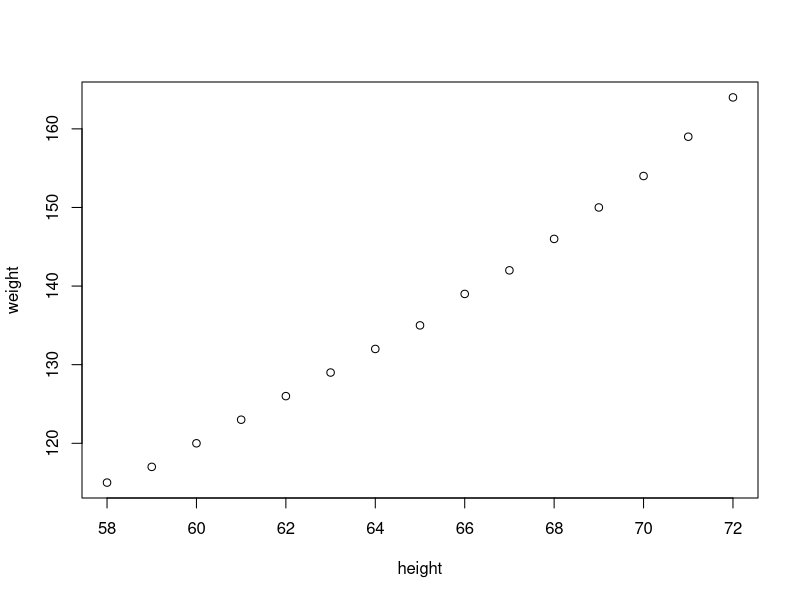
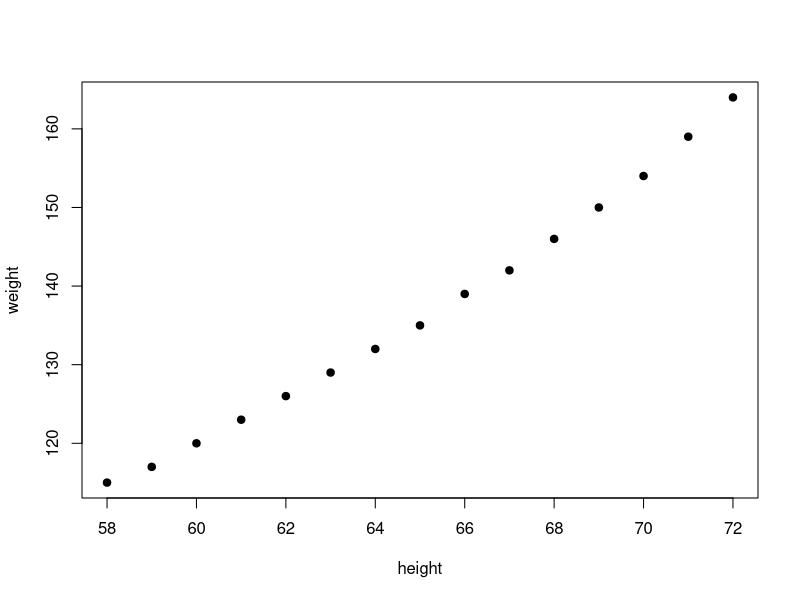
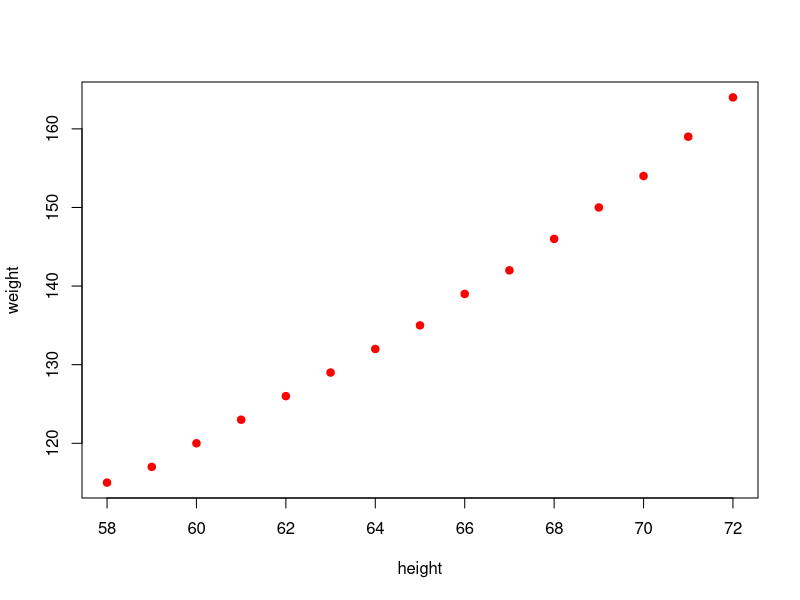
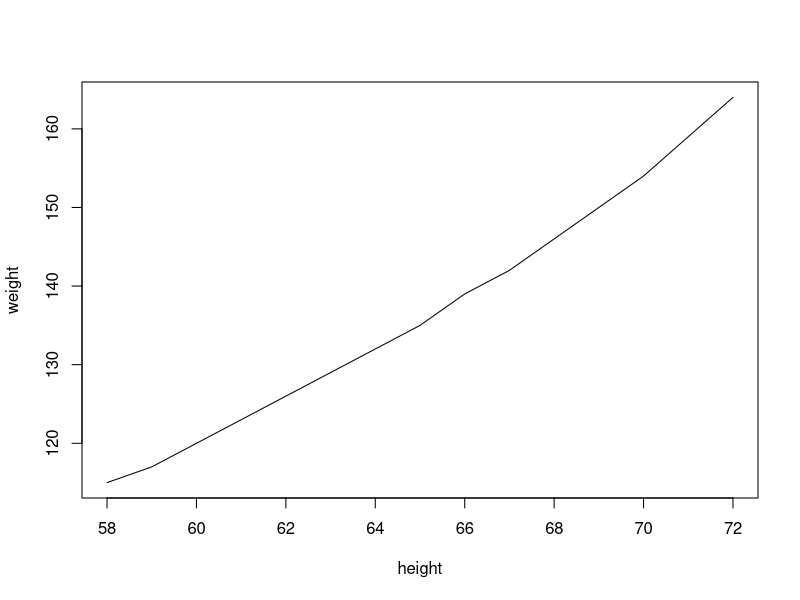
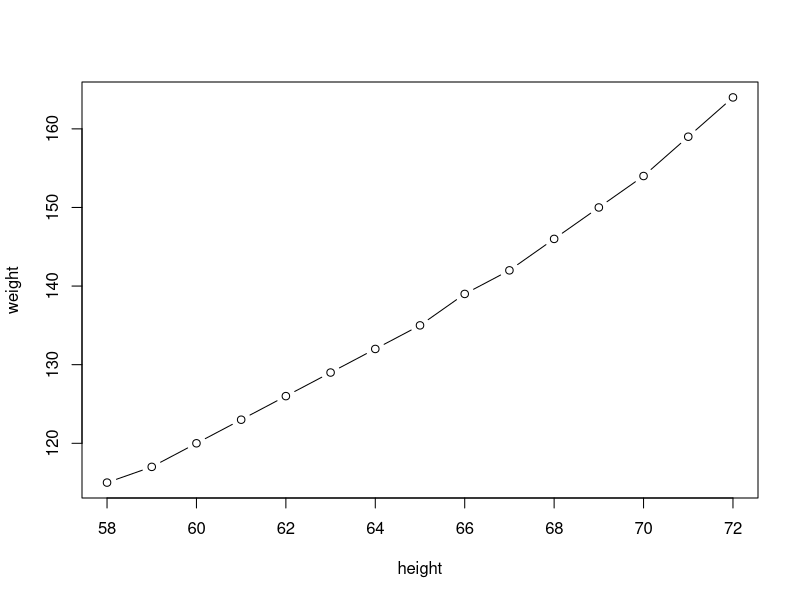
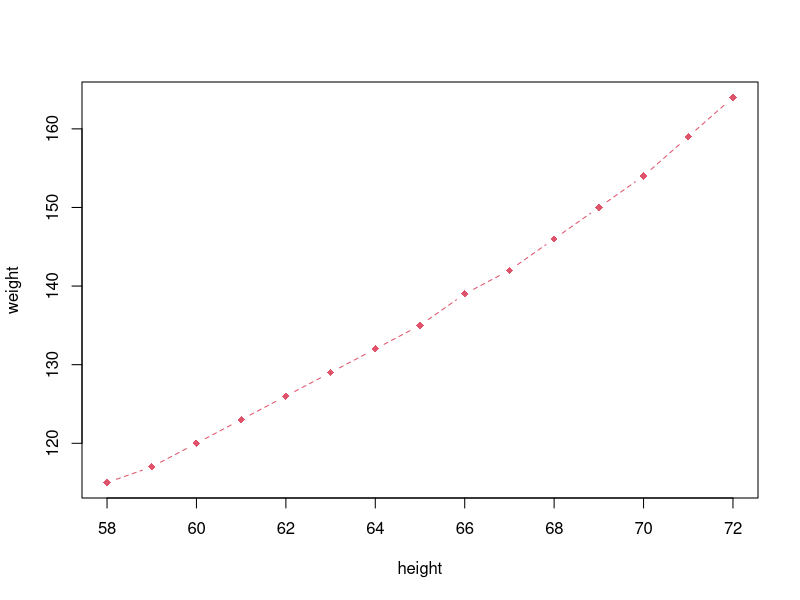
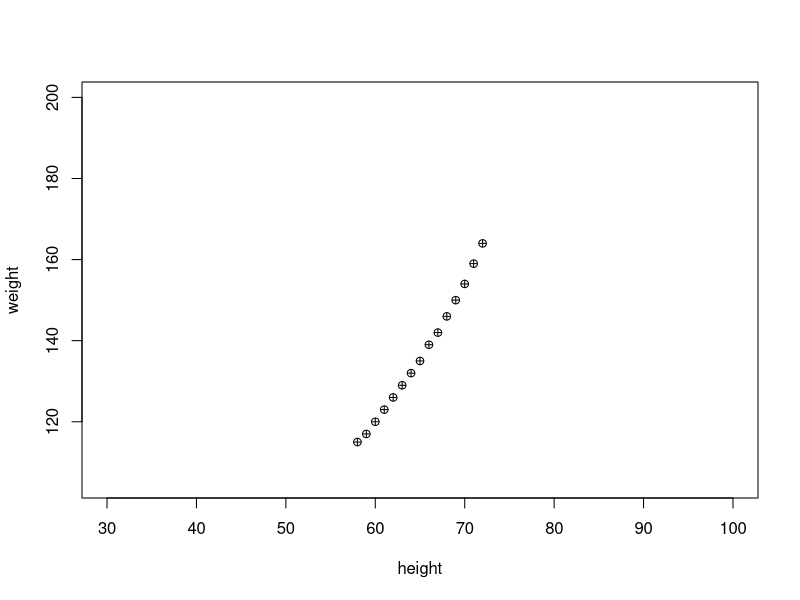
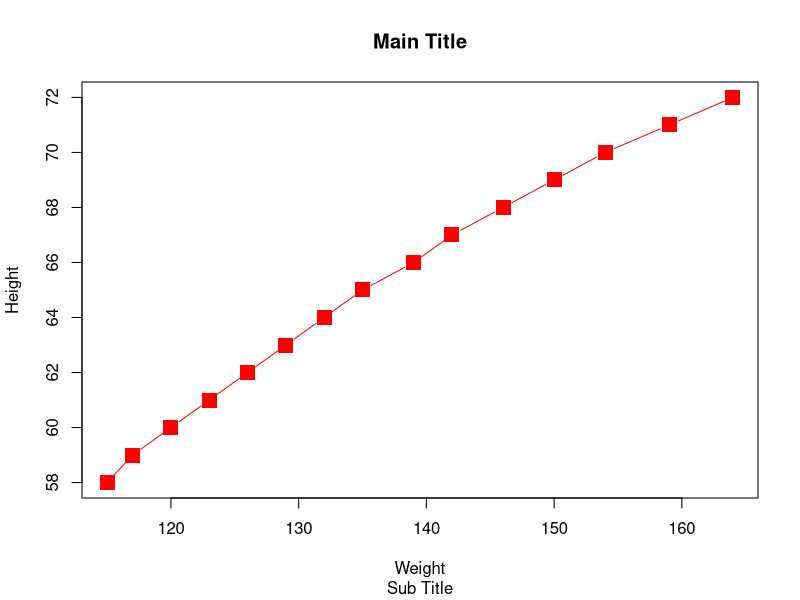

Source code (R) for these figures, in order: (Note: this script raises an error after producing the figures.)
# Combined Plots

#plot, histogram, pie, boxplot, linechart, correlation plot


#plot
women
plot(women)
plot(women, type='p', pch=19) #plotting points type=p pch stands for plotting symbols
plot(women, type='p', pch=19, col='red')
plot(women, type='l')#to draw a line type='l'
plot(women, type='b') #line as well as points
plot(women, type='b', pch=18, lty=2, col=2) #the points are taken up by b
plot(women, xlim=c(30,100), ylim=c(min(women$weight)-10, 200), pch=10)

#more features with plot
plot(x=women$weight, y=women$height, pch=15, xlab='Weight', ylab='Height', col='red', cex=2, type='b')
title(main='Main Title', sub='Sub Title')

#see cheat sheet on base graphs

plot(women)
abline(lm(women$weight ~ women$height), col='red', lty=2, lwd=4) #draw line with line of best fit

#boxplot
boxplot(women$height)
abline(h=c(58, 62,65,68,72))

#draw lines on plot for number summary
summary(women)
quantile(women$height)
quantile(women$height, seq(0,1,.1))
quantile(women$height, seq(0,1,.01))
stem(women$height)
boxplot(women$height, col='green')
abline(h=quantile(women$height))
text(1+.2, quantile(women$height), labels=c('min','1Q','median','3Q','max'))

#histogram
hist(women$height)
hist(women$height, breaks=10)
hist(women$height, breaks=5, col=1:5) #col=1:5 specifies the colour

#histogram2
(x = rnorm(100,50,10))
hist(x)

hist(x, freq=F, col=1:5) #frequency= false
lines(density(x)) 

#density plot : shape of data
plot(density(x), col='red')

#pie
gender
table(gender)
pie(table(gender))
x = c(10,20,40,50)
pie(x)
xlabels = c('A','B','C','D')
x/sum(x)
(labels2= paste(xlabels,round(x/sum(x),2)*100, sep='-'))
pie(x, labels=labels2)
x
#pie should be avoided as much as posible as we will not be able to differentiate in terms of height and weight
#barplot shpould be used in its palce
#barplot
barplot(x,col=1:4)
barplot(x,col=1:4, horiz = T)

#correlation plot
pairs(women)
cor(women$height,women$weight) #correlation between women height and weight
cov(women$height,women$weight) #covariance between he heights and weights
head(mtcars)
?mtcars

cor(mtcars)
names(mtcars)
pairs(mtcars)
pairs(mtcars[1:4])
options(digits=4)